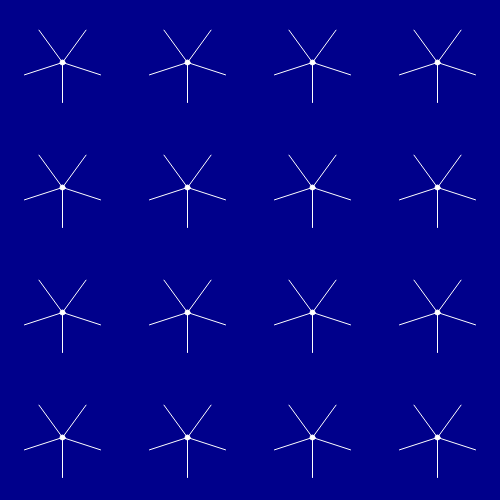
Frame 1 (no input)
Frame 60 (no input): identical to frame 1, image omitted
Frame 120 (the mouse pressed at the canvas centre since frame 60): identical to frame 1, image omitted

The p5.js sketch that drew this single still picture (run headless with seeded random() and noise() and a simulated clock; from frame 60 on, the mouse is pressed at the canvas centre):

// p5.js sketch
// ── sketch.js
let snow = undefined

function setup() {
  createCanvas(WIDTH, HEIGHT);
  noStroke();
  frameRate(FRAME_RATE)

  snow = new Snow()
}

function draw() {
  background('darkblue') // clear the screen
  snow.run()
}
// ── snow.html
<html>
    <head>
        <script src="https://cdnjs.cloudflare.com/ajax/libs/p5.js/0.5.16/p5.js"></script>
        <script src="snow.js"></script>
        <script src="sketch.js"></script>
    </head>
    <body>
    </body>
</html>
// ── snow.js
const WIDTH = 500
const HEIGHT = 500
const FRAME_RATE = 30
const FRAME_TIME = 1.0 / FRAME_RATE

class SnowFlake {
    constructor(x, y) {
        this.x = x 
        this.y = y
        this.stepLength = 40
        this.numberSteps = 3
        this.numberForks = 5
    }

    run() {
        stroke('white')
        fill('white')
        ellipse(this.x, this.y, 5)

        for (let fork=0; fork<this.numberForks;fork++) {
            let forkAngle = fork * (2 * Math.PI / this.numberForks)
            
            let endX = this.x + (this.stepLength * Math.sin(forkAngle))
            let endY = this.y + (this.stepLength * Math.cos(forkAngle))

            line(this.x, this.y, endX, endY)
        }
    }
}

class Snow {
    constructor() {
        this.snowFlakes = []

        let count = 4
        for (let i = 0; i < count; i++) {
            for (let j = 0; j < count; j++) {
                let x = (i + 0.5) * WIDTH / count
                let y = (j + 0.5) * WIDTH / count
                this.snowFlakes.push(new SnowFlake(x, y))
            }
        }
    }

    run() {
        this.snowFlakes.forEach(s => s.run())
    }
}
